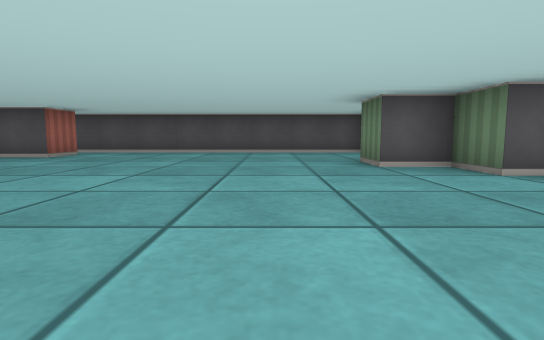
view 1 (above)

14 first-person views from a walk through a cub3D level. The camera is about half as high as the walls, tilts 6° down and sees 80° across. The floor is counted in squares. Each view is taken from the middle of a square. On the plan, view 1 faces up. The plan holds only what a view shows up to about 9 squares ahead; the rest is blank.

view 2
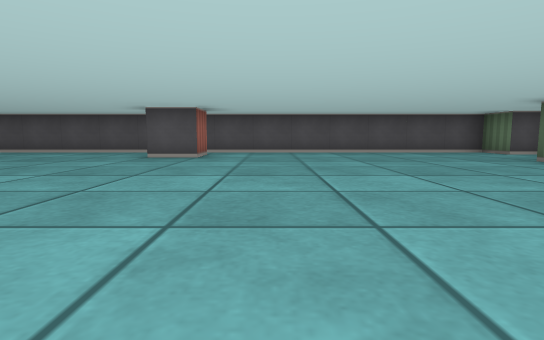

view 3
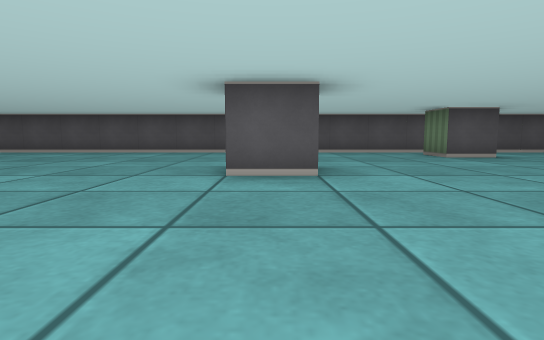

view 4
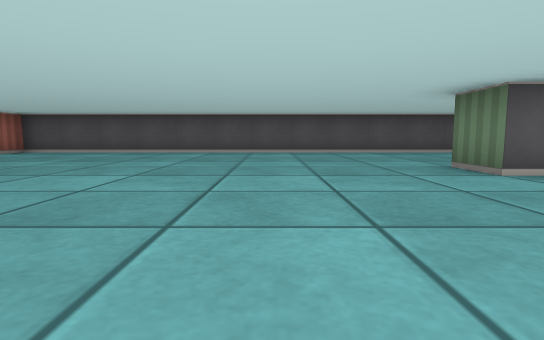

view 5
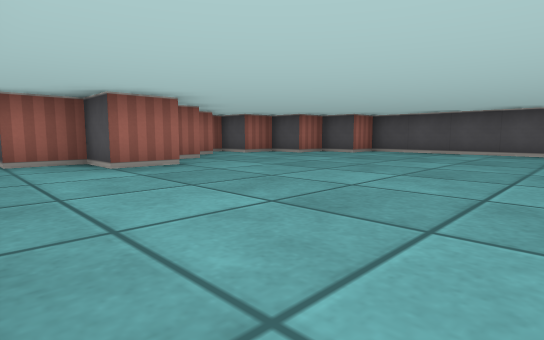

view 6
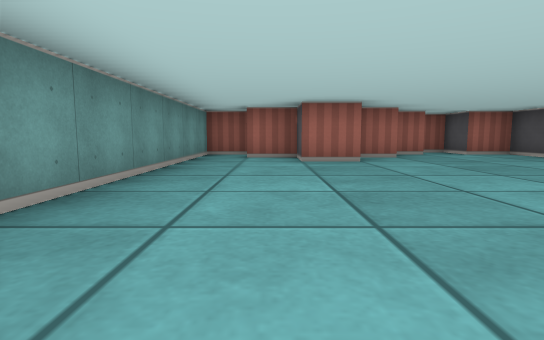

view 7
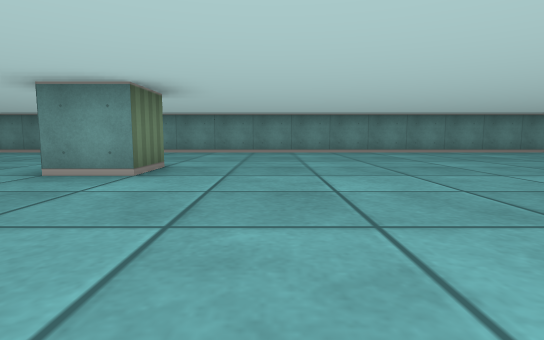

view 8
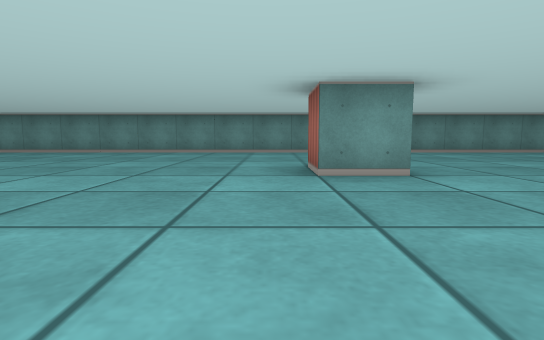

view 9
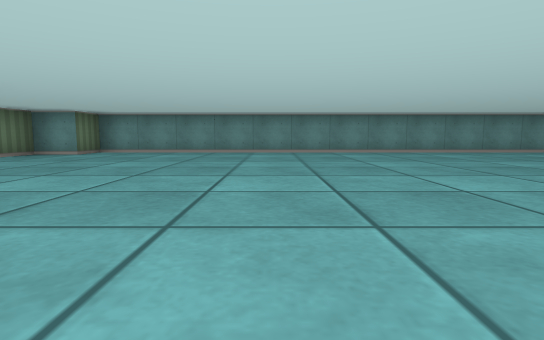

view 10
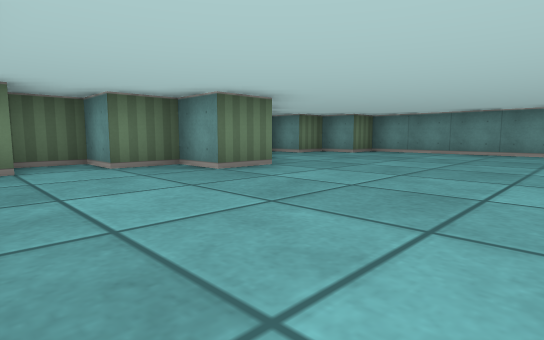

view 11
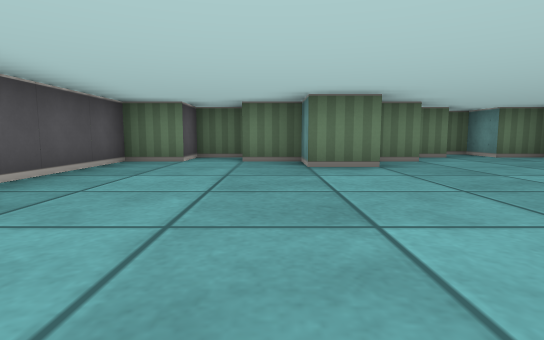

view 12
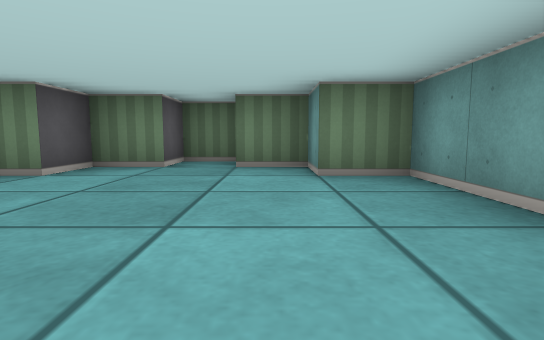

view 13
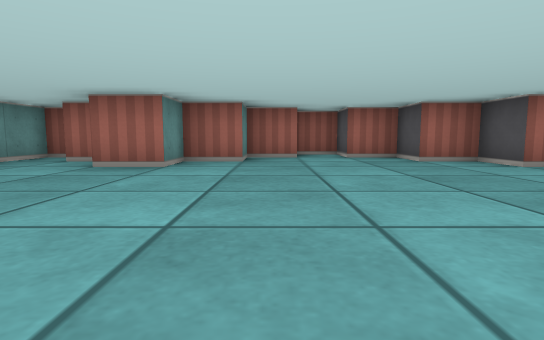

view 14
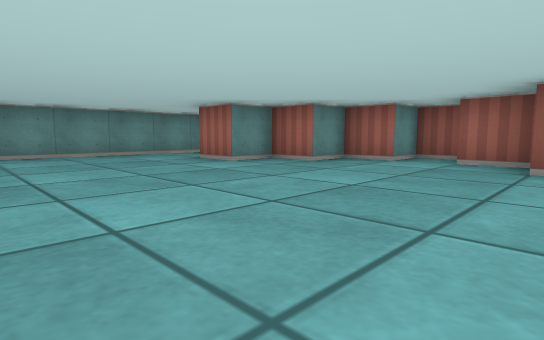

### Floor plan
Points are (right, up) in squares from view 1. A wall is a line through its corners. A room is listed if a view was taken in it or the views show most of it. See-through windows are left out.
Room 1 (views 1, 2, 3, 4, 5, 6, 7, 8, 9, 10, 11, 12, 13, 14)
walls: (-8.5, 3.5) (-9.5, 3.5) (-9.5, 4.5) (-8.5, 4.5) (-8.5, 3.5); (-4.5, 7.5) (-4.5, 6.5) (-5.5, 6.5) (-5.5, 7.5); (-20.5, 0.5) (-20.5, -0.5) (2.5, -0.5) (2.5, 0.5) (3.5, 0.5) (3.5, 1.5) (4.5, 1.5) (4.5, 2.5) (3.5, 2.5) (3.5, 3.5) (2.5, 3.5) (2.5, 4.5) (1.5, 4.5) (1.5, 5.5) (2.5, 5.5) (2.5, 6.5) (3.5, 6.5) (3.5, 7.5) (2.5, 7.5) (2.5, 8.5) (-18.5, 8.5) (-18.5, 7.5) (-19.5, 7.5) (-19.5, 6.5) (-20.5, 6.5) (-20.5, 5.5) (-21.5, 5.5) (-21.5, 4.5) (-20.5, 4.5) (-20.5, 3.5) (-19.5, 3.5) (-19.5, 2.5) (-18.5, 2.5) (-18.5, 1.5) (-19.5, 1.5) (-19.5, 0.5)

Positions as (right, up) in squares from view 1, and headings:
1: (0, 0), facing up
2: (-3, 0), facing up
3: (-9, 0), facing up
4: (-12, 0), facing up
5: (-14, 0), facing up-left
6: (-13, 1), facing left
7: (-11, 8), facing down
8: (-8, 8), facing down
9: (-2, 8), facing down
10: (-2, 8), facing down-right
11: (-3, 6), facing right
12: (-1, 1), facing right
13: (-14, 4), facing left
14: (-15, 7), facing down-left
